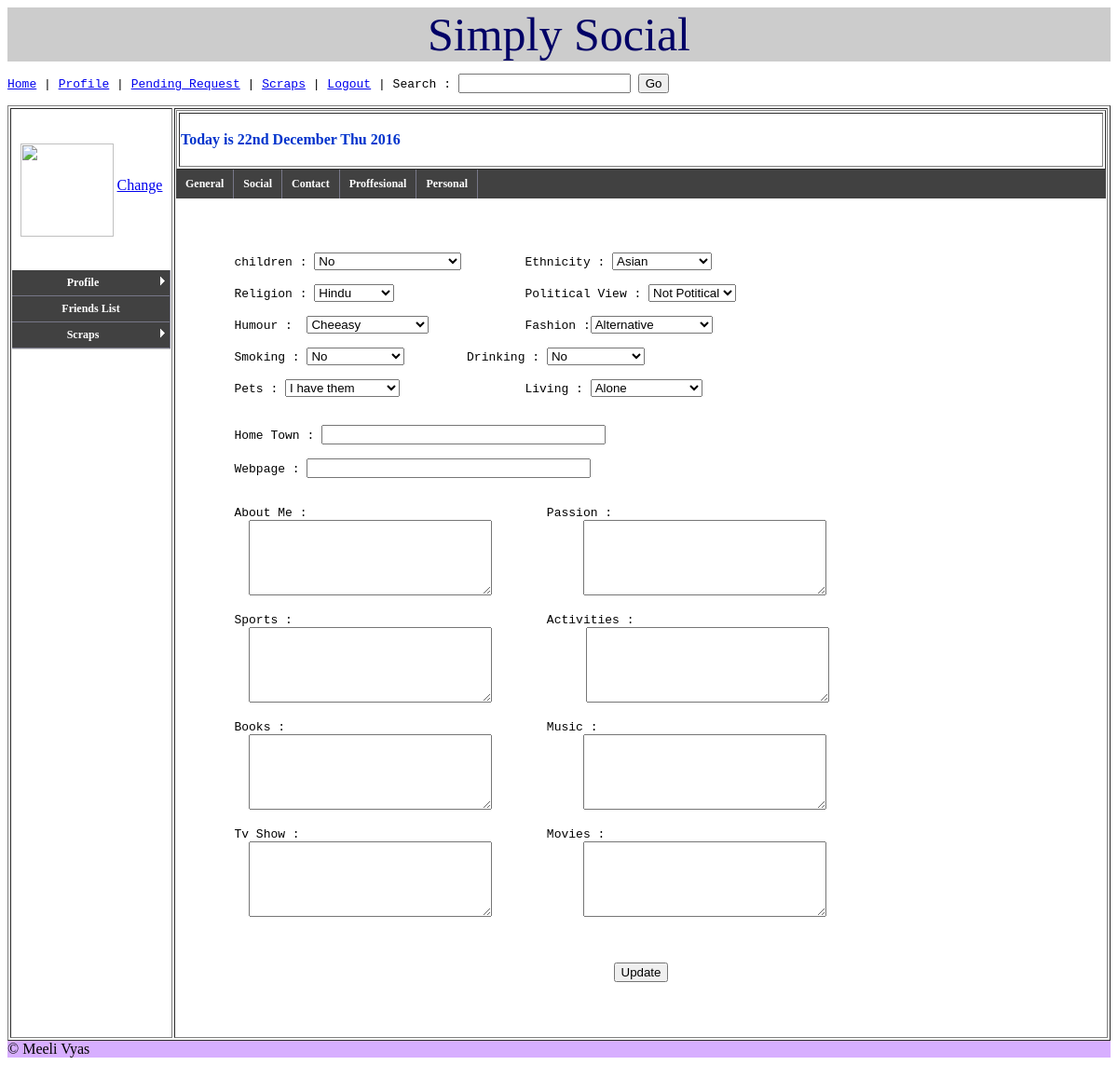
/profile-social.php?counter=0 (signed in), run on the app's committed database.
### tables this page shows
CREATE TABLE `social` (
  `ID` varchar(35) NOT NULL,
  `Fname` varchar(35) DEFAULT NULL,
  `Lname` varchar(25) DEFAULT NULL,
  `Gender` varchar(6) DEFAULT NULL,
  `Status` varchar(35) DEFAULT NULL,
  `BirthDay` varchar(2) DEFAULT NULL,
  `BirthMonth` varchar(10) DEFAULT NULL,
  `BirthYear` varchar(4) DEFAULT NULL,
  `City` varchar(35) DEFAULT NULL,
  `State` varchar(35) DEFAULT NULL,
  `Country` varchar(35) DEFAULT NULL,
  `Language` varchar(150) DEFAULT NULL,
  `HighSchool` varchar(35) DEFAULT NULL,
  `University` varchar(35) DEFAULT NULL,
  `Interest` varchar(35) DEFAULT NULL,
  `Children` varchar(40) DEFAULT NULL,
  `Ethnicity` varchar(50) DEFAULT NULL,
  `Political` varchar(50) DEFAULT NULL,
  `Religion` varchar(50) DEFAULT NULL,
  `Humour` varchar(50) DEFAULT NULL,
  `Fashion` varchar(50) DEFAULT NULL,
  `Smoking` varchar(50) DEFAULT NULL,
  `Drinking` varchar(40) DEFAULT NULL,
  `Pets` varchar(40) DEFAULT NULL,
  `Living` varchar(40) DEFAULT NULL,
  `Hometown` varchar(40) DEFAULT NULL,
  `Webpage` varchar(40) DEFAULT NULL,
  `Aboutme` varchar(40) DEFAULT NULL,
  `Passion` varchar(150) DEFAULT NULL,
  `Sports` varchar(150) DEFAULT NULL,
  `Activities` varchar(150) DEFAULT NULL,
  `Books` varchar(150) DEFAULT NULL,
  `Music` varchar(150) DEFAULT NULL,
  `Tvshow` varchar(150) DEFAULT NULL,
  `Movies` varchar(150) DEFAULT NULL,
  `title` varchar(150) DEFAULT NULL,
  `image` longblob
);

### profile-social.php (the view, shortened to what this page needs)
<?php
require("config.php");
$c = $_GET['counter'];
$id = $_SESSION['ID'];
if(!strcmp($c,0))
	{
    $result = mysqli_query($con, "Select * from social where ID='".$id."'");
    if($row=mysqli_fetch_array($result))
        {
	 	 $child = $row['Children'];
		 $ethnic = $row['Ethnicity'];
		 $political = $row['Political'];
		 $religion = $row['Religion'];
		 $humour = $row['Humour'];
		 $fashion = $row['Fashion'];
		 $smoking = $row['Smoking'];
		 $drinking = $row['Drinking'];
		 $pets = $row['Pets'];
		 $living = $row['Living'];
		 $hometown = $row['Hometown'];
		 $webpage = $row['Webpage'];
		 $aboutme = $row['Aboutme'];
		 $passion = $row['Passion'];
		 $sports = $row['Sports'];
		 $activities = $row['Activities'];
		 $books = $row['Books'];
	 	 $music = $row['Music'];
		 $tvshow = $row['Tvshow'];
		 $movies = $row['Movies'];
		}
	 }
?>
<!DOCTYPE html PUBLIC "-//W3C//DTD XHTML 1.0 Transitional//EN" "http://www.w3.org/TR/xhtml1/DTD/xhtml1-transitional.dtd">
<html xmlns="http://www.w3.org/1999/xhtml">
<link rel="stylesheet" href="style.css">
<head>
</head>
<body onresize="javascript:testresize()">
<?php include("user-header.php"); ?>
<div>
<table width="100%" border="1">
  <tr>
    <td width="10%" valign="top" height="100%"><br/><?php include("User-Option.php")?></td>
    <td width="90%">
	<table width="100%" border="1">
  <tr height="50%">
 <td height="50%">
	<?php include("testimoni.php"); ?>
	</td>
  </tr>
</table>
<?php include("profile-options.php"); ?>
<pre>
	<form action="profile-social.php" method="GET">
	children : <?php
	$C = array('No answer','No','Yes','Yes-at home Full Time','Yes-not at home','Yes-at home Part Time');
	printf("<select name=Children>");
	for($i=0;$i<6;$i++)
		{
		 printf("<option value=\"" .$C[$i] . "\" ");
		 if($C[$i]==$child)
		 		printf("selected");
		 printf(" >".$C[$i] ."</option>");
		}
?></select>		Ethnicity : <?php
	$E = array('No answer','Asian','East Indian','Middle Easten','Multi Ethnic','Others');
	printf("<select name=Ethnicity>");
	for($i=0;$i<6;$i++)
		{
		 printf("<option value=\"" .$E[$i] . "\" ");
		 if($E[$i]==$ethnic)
		 		printf("selected");
		 printf(" >".$E[$i] ."</option>");
		}
?></select>
	Religion : <?php
	$R = array('No answer','Hindu','Jain','Sikh','Catholic','Protestant','Jewish','Others');
	printf("<select name=Religion>");
	for($i=0;$i<8;$i++)
		{
		 printf("<option value=\"" .$R[$i] . "\" ");
		 if($R[$i]==$religion)
		 		printf("selected");
		 printf(" >".$R[$i] ."</option>");
		}
?></select>			Political View : <?php
	$P = array('No answer','Not Potitical','Depends','Left Liberal','Political','Centric');
	printf("<select name=Political>");
	for($i=0;$i<6;$i++)
		{
		 printf("<option value=\"" .$P[$i] . "\" ");
		 if($P[$i]==$political)
		 		printf("selected");
		 printf(" >".$P[$i] ."</option>");
		}
?></select>
	Humour :  <?php
	$H = array('No answer','Cheeasy','Friendly','Cleaver','Sarcastic','None From Above');
	printf("<select name=Humour>");
	for($i=0;$i<6;$i++)
		{
		 printf("<option value=\"" .$H[$i] . "\" ");
		 if($H[$i]==$humour)
		 		printf("selected");
		 printf(" >".$H[$i] ."</option>");
		}
?></select>		Fashion :<?php
	$F = array('No answer','Alternative','Casual','Classic','Designer','Smart','Trendy','None From Above');
	printf("<select name=Fashion>");
	for($i=0;$i<8;$i++)
		{
		 printf("<option value=\"" .$F[$i] . "\" ");
		 if($F[$i]==$fashion)
		 		printf("selected");
		 printf(" >".$F[$i] ."</option>");
		}
?></select>
	Smoking : <?php
	$S = array('No answer','No','Socially','Occassionally','Regularly','Heavily');
	printf("<select name=Smoking>");
	for($i=0;$i<6;$i++)
		{
		 printf("<option value=\"" .$S[$i] . "\" ");
		 if($S[$i]==$smoking)
		 		printf("selected");
		 printf(" >".$S[$i] ."</option>");
		}
?></select>		Drinking : <?php
	$D = array('No answer','No','Socially','Occassionally','Regularly','Heavily');
	printf("<select name=Drinking>");
	for($i=0;$i<6;$i++)
		{
		 printf("<option value=\"" .$D[$i] . "\" ");
		 if($D[$i]==$drinking)
		 		printf("selected");
		 printf(" >".$D[$i] ."</option>");
		}
?></select>
	Pets : <?php
	$Pe = array('No answer','I love them','I have them','I like them','I like them in zoo','I dont like them');
	printf("<select name=Pets>");
	for($i=0;$i<6;$i++)
		{
		 printf("<option value=\"" .$Pe[$i] . "\" ");
		 if($Pe[$i]==$pets)
		 		printf("selected");
		 printf(" >".$Pe[$i] ."</option>");
		}
?></select>   		Living : <?php
	$L= array('No answer','Alone','With parents','With partner','With kids','With roommates');
	printf("<select name=Living>");
	for($i=0;$i<6;$i++)
		{
		 printf("<option value=\"" .$L[$i] . "\" ");
		 if($L[$i]==$living)
		 		printf("selected");
		 printf(" >".$L[$i] ."</option>");
		}
?></select>
	Home Town : <input name="Hometown" value="<?php echo $hometown ?>" type="text" size="35" />
	Webpage : <input name="Webpage"  value="<?php echo $webpage ?>" type="text" size="35" />
	About Me :				   Passion :
	  <textarea name="Aboutme" cols="30" rows="5" wrap="virtual"><?php echo $aboutme ?></textarea>		<textarea name="Passion" cols="30" rows="5" wrap="virtual"><?php echo $passion ?></textarea>
	Sports : 				   Activities :
	  <textarea name="Sports" cols="30" rows="5" wrap="virtual"><?php echo $sports ?></textarea>             <textarea name="Activities" cols="30" rows="5" wrap="virtual"><?php echo $activities ?></textarea>
	Books : 				   Music :
	  <textarea name="Books" cols="30" rows="5" wrap="virtual"><?php echo $books ?></textarea>		<textarea name="Music" cols="30" rows="5" wrap="virtual"><?php echo $music ?></textarea>
	Tv Show : 				   Movies :
	  <textarea name="Tvshow" cols="30" rows="5" wrap="virtual"><?php echo $tvshow ?></textarea>		<textarea name="Movies" cols="30" rows="5" wrap="virtual"><?php echo $movies ?></textarea>
<center><input name="Update" type="submit" value="Update" /></center>
			</form>
</pre>
	</td>
  </tr>
</table>
</div>
<?php include("footer.php") ?>
</body>
</html>

### style.css (style rules this page uses)
body { background-color:#FFFFFF; }

### data on the page
social: Children "No", Ethnicity "Asian", Religion "Hindu", Political "Not Potitical", Humour "Cheeasy", Fashion "Alternative", Smoking "No", Drinking "No", Pets "I have them", Living "Alone"

### other printed values
$config_author "Meeli Vyas"
